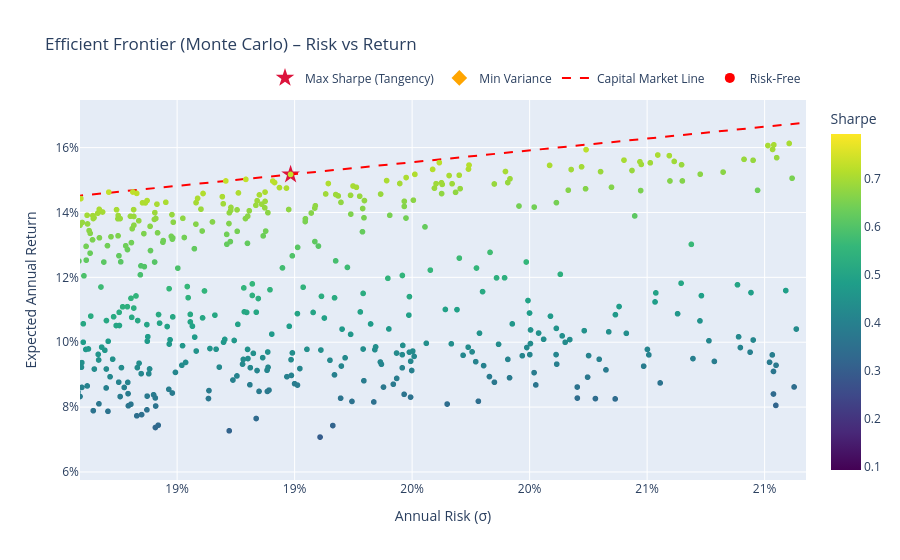
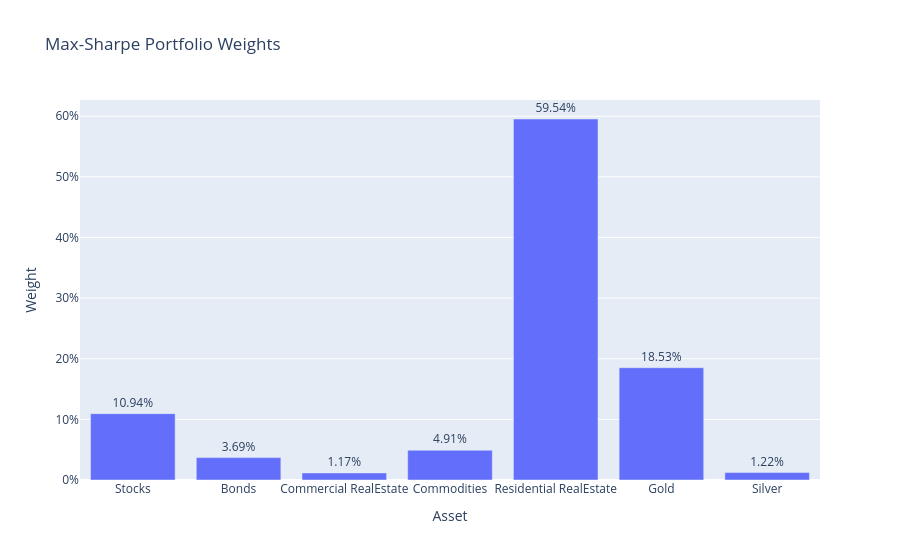

The code cell stored with these charts, in order, in its notebook:
### Code cell
# ---- Efficient Frontier Plot (Plotly) ----
import numpy as np
import plotly.graph_objects as go
import plotly.express as px

cloud = results_df.copy()

# Identify special portfolios
min_var_idx = cloud['exp_risk'].idxmin()
min_var_pt  = cloud.loc[min_var_idx]
tangency_pt = best_portfolio  # from your previous selection

# Prepare customdata with weights (same order as asset_names)
weight_cols = [f"w_{n}" for n in asset_names]
customdata = cloud[weight_cols].values  # shape (N, A)

# Base scatter of all portfolios
fig = px.scatter(
    cloud,
    x='exp_risk',
    y='exp_return',
    color='sharpe',
    color_continuous_scale='Viridis',
    hover_data={'sharpe': ':.3f'},  # these columns exist in `cloud`
    labels={'exp_risk': 'Annual Risk (σ)', 'exp_return': 'Expected Return (annual)', 'sharpe': 'Sharpe'},
    title='Efficient Frontier (Monte Carlo) – Risk vs Return'
)

# Attach customdata and a custom hovertemplate that shows weights nicely
weight_lines = "".join([f"{name}: %{{customdata[{i}]:.2%}}<br>" for i, name in enumerate(asset_names)])
fig.update_traces(
    customdata=customdata,
    hovertemplate=(
        "σ: %{x:.2%}<br>"
        "Return: %{y:.2%}<br>"
        "Sharpe: %{marker.color:.3f}<br>"  # color is sharpe
        + weight_lines +
        "<extra></extra>"
    )
)

# Add Max-Sharpe (Tangency) and Min-Variance markers
fig.add_trace(go.Scatter(
    x=[tangency_pt['exp_risk']], y=[tangency_pt['exp_return']],
    mode='markers',
    marker=dict(size=14, symbol='star', color='crimson'),
    name='Max Sharpe (Tangency)',
    hovertemplate=(
        "<b>Max Sharpe (Tangency)</b><br>"
        f"Sharpe: {tangency_pt['sharpe']:.3f}<br>"
        f"σ: {tangency_pt['exp_risk']:.2%}<br>"
        f"Return: {tangency_pt['exp_return']:.2%}<extra></extra>"
    )
))
fig.add_trace(go.Scatter(
    x=[min_var_pt['exp_risk']], y=[min_var_pt['exp_return']],
    mode='markers',
    marker=dict(size=12, symbol='diamond', color='orange'),
    name='Min Variance',
    hovertemplate=(
        "<b>Min Variance</b><br>"
        f"σ: {min_var_pt['exp_risk']:.2%}<br>"
        f"Return: {min_var_pt['exp_return']:.2%}<extra></extra>"
    )
))

# Capital Market Line (CML): y = rf + slope * x through tangency
slope = (float(tangency_pt['exp_return']) - rf_annual) / float(tangency_pt['exp_risk']) if tangency_pt['exp_risk'] > 0 else 0.0
x_max = float(cloud['exp_risk'].max()) * 1.05
x_cml = np.linspace(0.0, x_max, 100)
y_cml = rf_annual + slope * x_cml

fig.add_trace(go.Scatter(
    x=x_cml, y=y_cml,
    mode='lines',
    line=dict(color='red', width=2, dash='dash'),
    name='Capital Market Line'
))

# Risk-free point at σ=0
fig.add_trace(go.Scatter(
    x=[0], y=[rf_annual],
    mode='markers+text',
    marker=dict(size=10, color='red'),
    text=['Risk-Free (3M T-Bill)'],
    textposition='bottom right',
    name='Risk-Free'
))

fig.update_layout(
    xaxis=dict(tickformat='.0%', title='Annual Risk (σ)'),
    yaxis=dict(tickformat='.0%', title='Expected Annual Return'),
    coloraxis_colorbar=dict(title='Sharpe'),
    legend=dict(orientation='h', yanchor='bottom', y=1.02, xanchor='right', x=1)
)

fig.show()

# ---- Bar Chart: Max-Sharpe Portfolio Weights ----
import plotly.graph_objects as go
best_weights = tangency_pt[[f"w_{n}" for n in asset_names]].values  # fractions 0..1

fig_w = go.Figure(go.Bar(
    x=asset_names,
    y=best_weights,                       
    text=[f"{w:.2%}" for w in best_weights],
    textposition='outside'
))
fig_w.update_layout(
    title="Max-Sharpe Portfolio Weights",
    yaxis_title="Weight",
    yaxis_tickformat=".0%",                # <-- Plotly will show as %
    xaxis_title="Asset"
)
fig_w.show()

### Figure 1 — Plotly figure (JSON) as saved in the notebook; plotly's stock layout.template omitted (floating-point values rounded to 4 significant figures; data arrays with more than 128 entries replaced by an {"elided": "..."} marker saying what was removed)
{"data": [{"customdata": {"elided": "10000x7 float values"}, "hovertemplate": "σ: %{x:.2%}<br>Return: %{y:.2%}<br>Sharpe: %{marker.color:.3f}<br>Stocks: %{customdata[0]:.2%}<br>Bonds: %{customdata[1]:.2%}<br>Commercial RealEstate: %{customdata[2]:.2%}<br>Commodities: %{customdata[3]:.2%}<br>Residential RealEstate: %{customdata[4]:.2%}<br>Gold: %{customdata[5]:.2%}<br>Silver: %{customdata[6]:.2%}<br><extra></extra>", "legendgroup": "", "marker": {"color": {"elided": "10000 float values"}, "coloraxis": "coloraxis", "symbol": "circle"}, "mode": "markers", "name": "", "showlegend": false, "type": "scattergl", "x": {"elided": "10000 float values"}, "xaxis": "x", "y": {"elided": "10000 float values"}, "yaxis": "y"}, {"hovertemplate": "<b>Max Sharpe (Tangency)</b><br>Sharpe: 0.729<br>σ: 18.98%<br>Return: 15.17%<extra></extra>", "marker": {"color": "crimson", "size": 14, "symbol": "star"}, "mode": "markers", "name": "Max Sharpe (Tangency)", "type": "scatter", "x": [0.1898], "y": [0.1517]}, {"hovertemplate": "<b>Min Variance</b><br>σ: 5.15%<br>Return: 2.97%<extra></extra>", "marker": {"color": "orange", "size": 12, "symbol": "diamond"}, "mode": "markers", "name": "Min Variance", "type": "scatter", "x": [0.05145], "y": [0.02974]}, {"line": {"color": "red", "dash": "dash", "width": 2}, "mode": "lines", "name": "Capital Market Line", "type": "scatter", "x": [0, 0.002631, 0.005262, 0.007893, 0.01052, 0.01316, 0.01579, 0.01842, 0.02105, 0.02368, 0.02631, 0.02894, 0.03157, 0.0342, 0.03684, 0.03947, 0.0421, 0.04473, 0.04736, 0.04999, 0.05262, 0.05525, 0.05788, 0.06052, 0.06315, 0.06578, 0.06841, 0.07104, 0.07367, 0.0763, 0.07893, 0.08156, 0.0842, 0.08683, 0.08946, 0.09209, 0.09472, 0.09735, 0.09998, 0.1026, 0.1052, 0.1079, 0.1105, 0.1131, 0.1158, 0.1184, 0.121, 0.1237, 0.1263, 0.1289, 0.1316, 0.1342, 0.1368, 0.1394, 0.1421, 0.1447, 0.1473, 0.15, 0.1526, 0.1552, 0.1579, 0.1605, 0.1631, 0.1658, 0.1684, 0.171, 0.1737, 0.1763, 0.1789, 0.1815, 0.1842, 0.1868, 0.1894, 0.1921, 0.1947, 0.1973, 0.2, 0.2026, 0.2052, 0.2079, 0.2105, 0.2131, 0.2158, 0.2184, 0.221, 0.2236, 0.2263, 0.2289, 0.2315, 0.2342, 0.2368, 0.2394, 0.2421, 0.2447, 0.2473, 0.25, 0.2526, 0.2552, 0.2578, 0.2605], "y": [0.01329, 0.01521, 0.01713, 0.01905, 0.02097, 0.02288, 0.0248, 0.02672, 0.02864, 0.03056, 0.03248, 0.0344, 0.03632, 0.03824, 0.04015, 0.04207, 0.04399, 0.04591, 0.04783, 0.04975, 0.05167, 0.05359, 0.0555, 0.05742, 0.05934, 0.06126, 0.06318, 0.0651, 0.06702, 0.06894, 0.07085, 0.07277, 0.07469, 0.07661, 0.07853, 0.08045, 0.08237, 0.08429, 0.08621, 0.08812, 0.09004, 0.09196, 0.09388, 0.0958, 0.09772, 0.09964, 0.1016, 0.1035, 0.1054, 0.1073, 0.1092, 0.1111, 0.1131, 0.115, 0.1169, 0.1188, 0.1207, 0.1227, 0.1246, 0.1265, 0.1284, 0.1303, 0.1323, 0.1342, 0.1361, 0.138, 0.1399, 0.1419, 0.1438, 0.1457, 0.1476, 0.1495, 0.1514, 0.1534, 0.1553, 0.1572, 0.1591, 0.161, 0.163, 0.1649, 0.1668, 0.1687, 0.1706, 0.1726, 0.1745, 0.1764, 0.1783, 0.1802, 0.1821, 0.1841, 0.186, 0.1879, 0.1898, 0.1917, 0.1937, 0.1956, 0.1975, 0.1994, 0.2013, 0.2033]}, {"marker": {"color": "red", "size": 10}, "mode": "markers+text", "name": "Risk-Free", "text": ["Risk-Free (3M T-Bill)"], "textposition": "bottom right", "type": "scatter", "x": [0], "y": [0.01329]}], "layout": {"autosize": true, "coloraxis": {"colorbar": {"title": {"text": "Sharpe"}}, "colorscale": [[0, "#440154"], [0.1111, "#482878"], [0.2222, "#3e4989"], [0.3333, "#31688e"], [0.4444, "#26828e"], [0.5556, "#1f9e89"], [0.6667, "#35b779"], [0.7778, "#6ece58"], [0.8889, "#b5de2b"], [1, "#fde725"]]}, "legend": {"orientation": "h", "tracegroupgap": 0, "x": 1, "xanchor": "right", "y": 1.02, "yanchor": "bottom"}, "title": {"text": "Efficient Frontier (Monte Carlo) – Risk vs Return"}, "xaxis": {"anchor": "y", "autorange": false, "domain": [0, 1], "range": [0.1809, 0.2118], "tickformat": ".0%", "title": {"text": "Annual Risk (σ)"}, "type": "linear"}, "yaxis": {"anchor": "x", "autorange": false, "domain": [0, 1], "range": [0.05752, 0.1747], "tickformat": ".0%", "title": {"text": "Expected Annual Return"}, "type": "linear"}}}

### Figure 2 — Plotly figure (JSON) as saved in the notebook; plotly's stock layout.template omitted (floating-point values rounded to 4 significant figures)
{"data": [{"text": ["10.94%", "3.69%", "1.17%", "4.91%", "59.54%", "18.53%", "1.22%"], "textposition": "outside", "type": "bar", "x": ["Stocks", "Bonds", "Commercial RealEstate", "Commodities", "Residential RealEstate", "Gold", "Silver"], "y": [0.1094, 0.03692, 0.01169, 0.0491, 0.5954, 0.1853, 0.01222]}], "layout": {"autosize": true, "title": {"text": "Max-Sharpe Portfolio Weights"}, "xaxis": {"autorange": true, "range": [-0.5, 6.5], "title": {"text": "Asset"}, "type": "category"}, "yaxis": {"autorange": true, "range": [0, 0.6267], "tickformat": ".0%", "title": {"text": "Weight"}, "type": "linear"}}}
